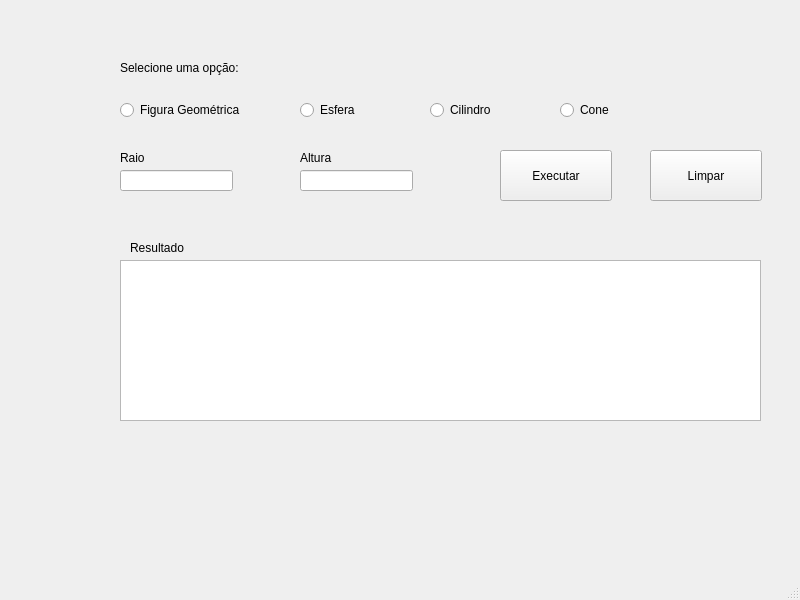
<?xml version="1.0" encoding="UTF-8"?>
<ui version="4.0">
 <class>MainWindow</class>
 <widget class="QMainWindow" name="MainWindow">
  <property name="geometry">
   <rect>
    <x>0</x>
    <y>0</y>
    <width>800</width>
    <height>600</height>
   </rect>
  </property>
  <property name="windowTitle">
   <string>MainWindow</string>
  </property>
  <widget class="QWidget" name="centralwidget">
   <widget class="QLineEdit" name="lineEdit_Raio">
    <property name="geometry">
     <rect>
      <x>120</x>
      <y>170</y>
      <width>113</width>
      <height>21</height>
     </rect>
    </property>
   </widget>
   <widget class="QLabel" name="label_Raio">
    <property name="geometry">
     <rect>
      <x>120</x>
      <y>150</y>
      <width>58</width>
      <height>16</height>
     </rect>
    </property>
    <property name="text">
     <string>Raio</string>
    </property>
   </widget>
   <widget class="QLabel" name="label_Resultado">
    <property name="geometry">
     <rect>
      <x>130</x>
      <y>240</y>
      <width>81</width>
      <height>16</height>
     </rect>
    </property>
    <property name="text">
     <string>Resultado</string>
    </property>
   </widget>
   <widget class="QPushButton" name="pushButton_Executar">
    <property name="geometry">
     <rect>
      <x>500</x>
      <y>150</y>
      <width>112</width>
      <height>51</height>
     </rect>
    </property>
    <property name="text">
     <string>Executar</string>
    </property>
   </widget>
   <widget class="QTextEdit" name="textEdit_Resultado">
    <property name="geometry">
     <rect>
      <x>120</x>
      <y>260</y>
      <width>641</width>
      <height>161</height>
     </rect>
    </property>
   </widget>
   <widget class="QRadioButton" name="radioButton_FiguraGeometrica">
    <property name="geometry">
     <rect>
      <x>120</x>
      <y>100</y>
      <width>171</width>
      <height>20</height>
     </rect>
    </property>
    <property name="text">
     <string>Figura Geométrica</string>
    </property>
   </widget>
   <widget class="QRadioButton" name="radioButton_Esfera">
    <property name="geometry">
     <rect>
      <x>300</x>
      <y>100</y>
      <width>100</width>
      <height>20</height>
     </rect>
    </property>
    <property name="text">
     <string>Esfera</string>
    </property>
   </widget>
   <widget class="QRadioButton" name="radioButton_Cilindro">
    <property name="geometry">
     <rect>
      <x>430</x>
      <y>100</y>
      <width>100</width>
      <height>20</height>
     </rect>
    </property>
    <property name="text">
     <string>Cilindro</string>
    </property>
   </widget>
   <widget class="QRadioButton" name="radioButton_Cone">
    <property name="geometry">
     <rect>
      <x>560</x>
      <y>100</y>
      <width>100</width>
      <height>20</height>
     </rect>
    </property>
    <property name="text">
     <string>Cone</string>
    </property>
   </widget>
   <widget class="QLineEdit" name="lineEdit_Altura">
    <property name="geometry">
     <rect>
      <x>300</x>
      <y>170</y>
      <width>113</width>
      <height>21</height>
     </rect>
    </property>
   </widget>
   <widget class="QLabel" name="label_Altura">
    <property name="geometry">
     <rect>
      <x>300</x>
      <y>150</y>
      <width>58</width>
      <height>16</height>
     </rect>
    </property>
    <property name="text">
     <string>Altura</string>
    </property>
   </widget>
   <widget class="QLabel" name="label_4">
    <property name="geometry">
     <rect>
      <x>120</x>
      <y>60</y>
      <width>221</width>
      <height>16</height>
     </rect>
    </property>
    <property name="text">
     <string>Selecione uma opção:</string>
    </property>
   </widget>
   <widget class="QPushButton" name="pushButton_Limpar">
    <property name="geometry">
     <rect>
      <x>650</x>
      <y>150</y>
      <width>112</width>
      <height>51</height>
     </rect>
    </property>
    <property name="text">
     <string>Limpar</string>
    </property>
   </widget>
  </widget>
  <widget class="QMenuBar" name="menubar">
   <property name="geometry">
    <rect>
     <x>0</x>
     <y>0</y>
     <width>800</width>
     <height>22</height>
    </rect>
   </property>
  </widget>
  <widget class="QStatusBar" name="statusbar"/>
 </widget>
 <resources/>
 <connections/>
</ui>
